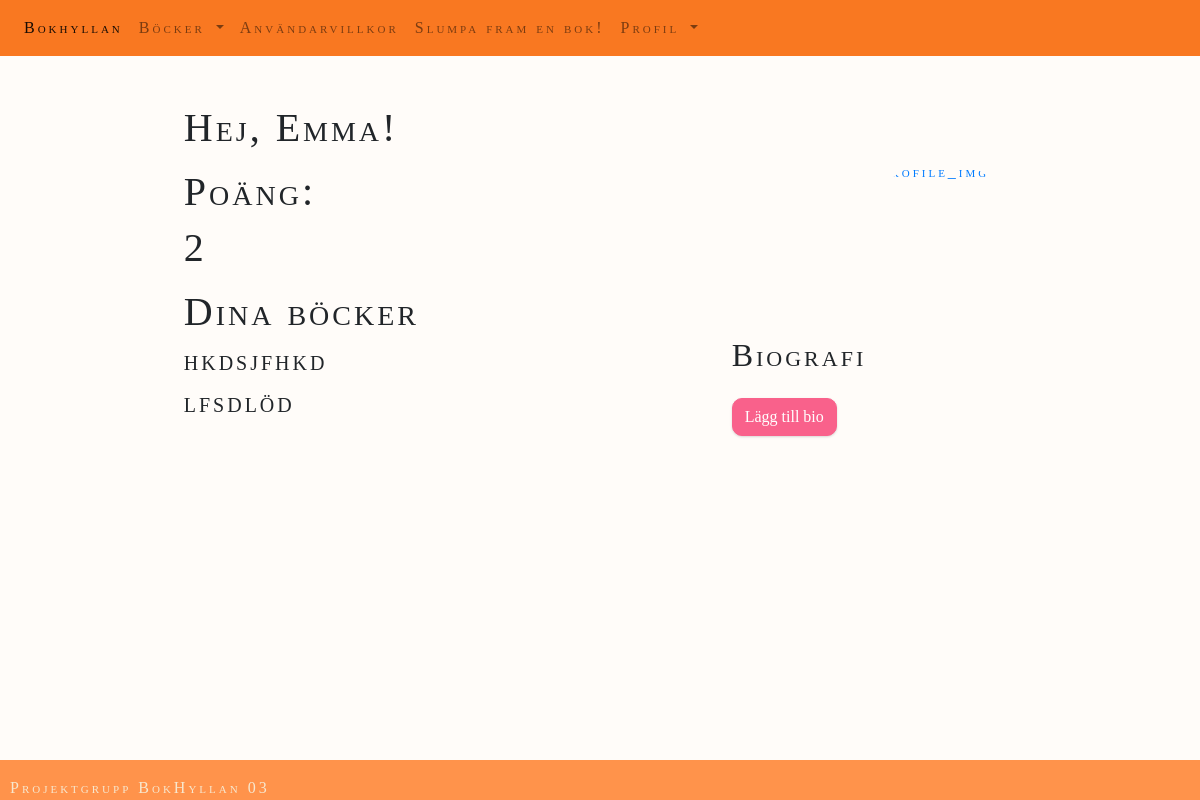
The page / (signed in) on the database as committed earlier.
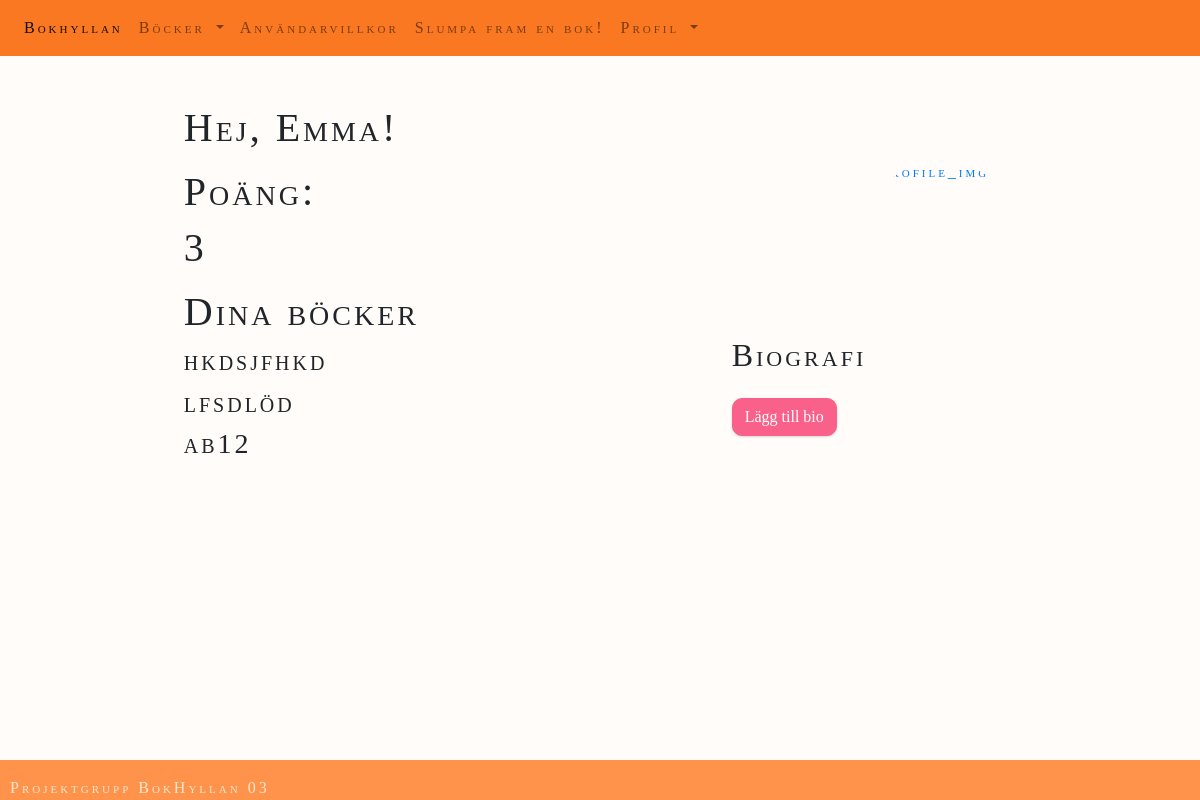
The same page on the database as committed later.
### website/models.py (models this page shows)
class User(db.Model, UserMixin):
    id = db.Column(db.Integer, primary_key = True)
    email = db.Column(db.String(150), unique = True)
    password = db.Column(db.String(150))
    first_name = db.Column(db.String(150))
    books = db.relationship('Book', backref = 'user')
    bio = db.Column(db.String(30000))
    profile_pic = db.Column(db.String())
    score = db.Column(db.Integer, default = 0)

class Book(db.Model):
    id = db.Column(db.Integer, primary_key = True)
    title = db.Column(db.String(150))
    author = db.Column(db.String(150))
    isbn = db.Column(db.String(150))
    review = db.Column(db.String(30000))
    user_id = db.Column(db.Integer, db.ForeignKey('user.id'))
    cover_pic = db.Column(db.String())

### website/views.py (the view)
@views.route('/', methods=['GET', 'POST'])
@login_required
def home():
    books = Book.query.filter_by(user_id=current_user.id).all()
    return render_template("home.html", user=current_user, books=books)

### website/templates/home.html (shortened to what this page needs)
{% extends "base.html" %}
{% block content %}
  <div id="home-div">
    <h1>Hej, {{user.first_name}}!</h1>
      <div id="user-pic">
        {% if user.profile_pic %}
        <a href="/add-pic"><img src="{{url_for('static', filename='images/' + user.profile_pic)}}" alt="profile_img" class="rounded-circle" width="150" height="150" align="right"></a>
        {%else%}
        <a href="/add-pic"><img src="{{url_for('static', filename='images/emty_profile.jpg')}}" alt="profile_img" class="rounded-circle" width="150" height="150" align="right"></a>
        {%endif%}
      </div>
      <div id="user-points">
        <p><h1>Poäng:</h1>
          {% if user.score %}
          <h1>{{user.score}}</h1>
          {%else%}
          <h1>0</h1>
          {%endif%}
        </p>
      </div>
      <div id="user-bio">
        <h2>Biografi</h2>
          {% if user.bio %}
          <p>{{user.bio}}</p>
          <a class="button" id="addBio" href="/add-bio"><button type="button" class="btn btn-primary">Ändra bio</button></a>
          {% else %}
          <a class="button" id="addBio" href="/add-bio"><button type="button" class="btn btn-primary">Lägg till bio</button></a>
          {% endif %}
      </div>
      <div id="user-books">
        <h1>Dina böcker</h1>
          {% for book in books %}
          <div class="book">
            <h3>{{ book.title }}</h3>
          </div>
          {% endfor %}
      </div>
  </div>
{% endblock %}

Rows that differ between the two databases and show on the page:
changed User "Emma": score "2" → "3"
added Book: title "ab12"
